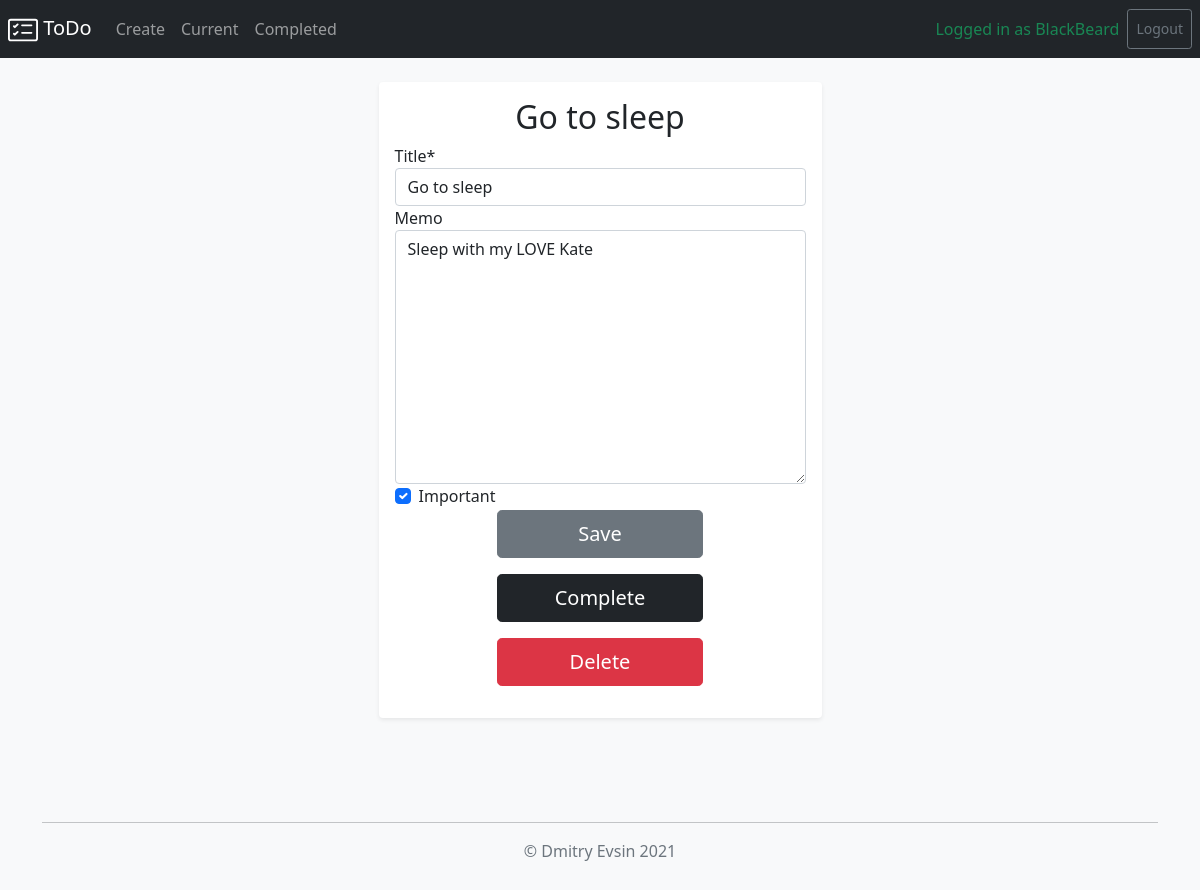
Page /todo/10 (signed in) on the committed database.
### todo/models.py (models this page shows, shortened)
class TodoTask(models.Model):
    title = models.CharField(max_length = 100)
    memo = models.TextField(blank = True)
    date_of_creation = models.DateTimeField(auto_now_add = True)
    date_of_completed = models.DateTimeField(null = True, blank=True)
    important = models.BooleanField(default = False)
    user = models.ForeignKey(User, on_delete = models.CASCADE)

### todo/views.py (the view, shortened to what this page needs)
# urls.py: path('todo/<int:todo_pk>', views.viewtodo, name='viewtodo'),
@login_required
def viewtodo(request, todo_pk):
    todo = get_object_or_404(TodoTask, pk = todo_pk, user=request.user)
    if request.method == 'GET':
        form = TodoForm(instance=todo)
        return render(request, 'todo/viewtodo.html', {'todo':todo, 'form':form})

### todo/forms.py
class TodoForm(ModelForm):
    class Meta:
        model = TodoTask
        fields = ['title', 'memo', 'important']

### todo/templates/todo/viewtodo.html (shortened to what this page needs)
{%  extends 'todo/base.html'  %}
{% load crispy_forms_tags %}
{%  block content  %}
<div class="container d-md-flex flex-md-equal w-100 justify-content-md-center mt-4">
  <div class="shadow-sm p-3 mb-5 bg-white rounded">
    <h2 class="text-center">{{ todo.title }}</h2>
    <form method="POST">
      {{ form|crispy }}
      <div class="d-grid gap-2 col-6 mx-auto">
        <button class="btn btn-secondary btn-lg" type="submit" name="button">Save</button>
      </div>
    </form>
    <form method="POST" action="{% url 'completetodo' todo.id %}">
      <div class="d-grid gap-2 col-6 mx-auto">
        <button class="btn btn-dark btn-lg" type="submit" name="button">Complete</button>
      </div>
    </form>
    <form method="POST" action="{% url 'deletetodo' todo.id %}">
      <div class="d-grid gap-2 col-6 mx-auto">
        <button class="btn btn-danger btn-lg" type="submit" name="button">Delete</button>
      </div>
    </form>
  </div>
</div>
{%  endblock  %}

### todo/templates/todo/base.html (shortened to what this page needs)
<head>
  {% load static %}
<body class="bg-light">
  <header class="site-header sticky-top">
    <nav class="navbar navbar-main navbar-expand-sm navbar-dark bg-dark">
      <a class="navbar-brand ms-2" href="{% url 'home' %}">
        ToDo
      </a>
      <div class="navbar-collapse" id="navbarNav">
{%  if user.is_authenticated  %}
<ul class="navbar-nav me-auto">
  <li class="nav-item">
    <a class="nav-link" href="{% url 'createtodo' %}">Create</a>
  </li>
  <li class="nav-item">
    <a class="nav-link" href="{% url 'currenttodo' %}">Current</a>
  </li>
  <li class="nav-item">
    <a class="nav-link" href="{% url 'completedtodos' %}">Completed</a>
  </li>
</ul>
<ul class="navbar-nav ms-auto">
  <li class="navbar-text text-success">
    Logged in as {{  user.username  }}
  </li>
<form class="d-flex mb-0 ps-2 me-2" action="{% url 'logoutuser' %}" method="post">
  <button class="btn btn-sm btn-outline-secondary" type="submit">Logout</button>
</form>
</ul>
{%  endif  %}
    </div>
  </nav>
</header>
{%  block content  %}{%  endblock  %}
</body>
<div class="container sticky-bottom">
  <footer class="py-3 my-4">
    <hr>
    <div class="nav justify-content-center pb-3 mb-3">
      <p class="text-center text-muted">© Dmitry Evsin 2021 </p>
    </div>
  </footer>
</div>
<link href="https://cdn.jsdelivr.net/npm/bootstrap@5.1.3/dist/css/bootstrap.min.css" rel="stylesheet">

### rows in the picture
TodoTask: title "Go to sleep", memo "Sleep with my LOVE Kate", important "☑"

### other values in the picture
{{ user.username }} "BlackBeard"
